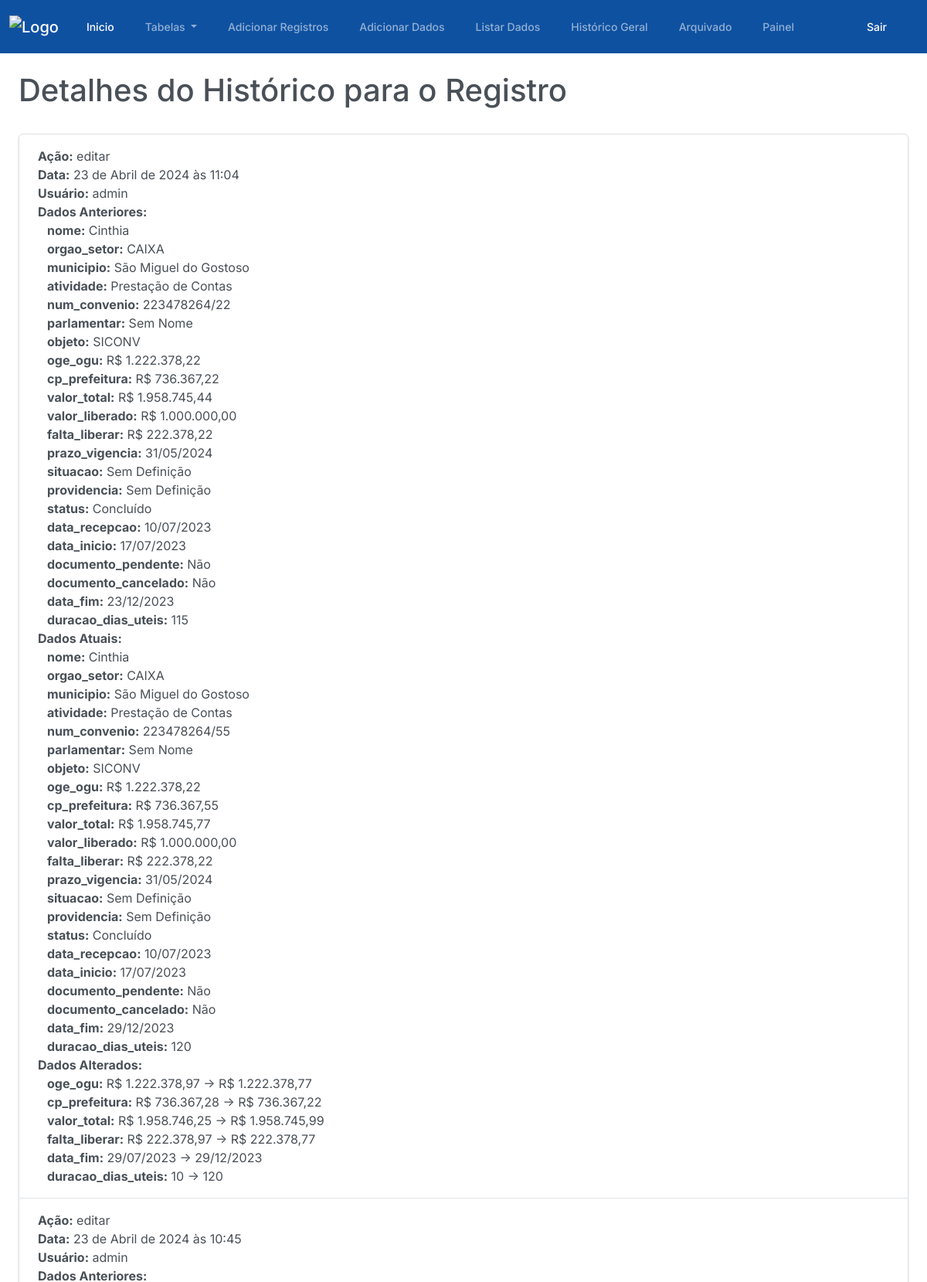
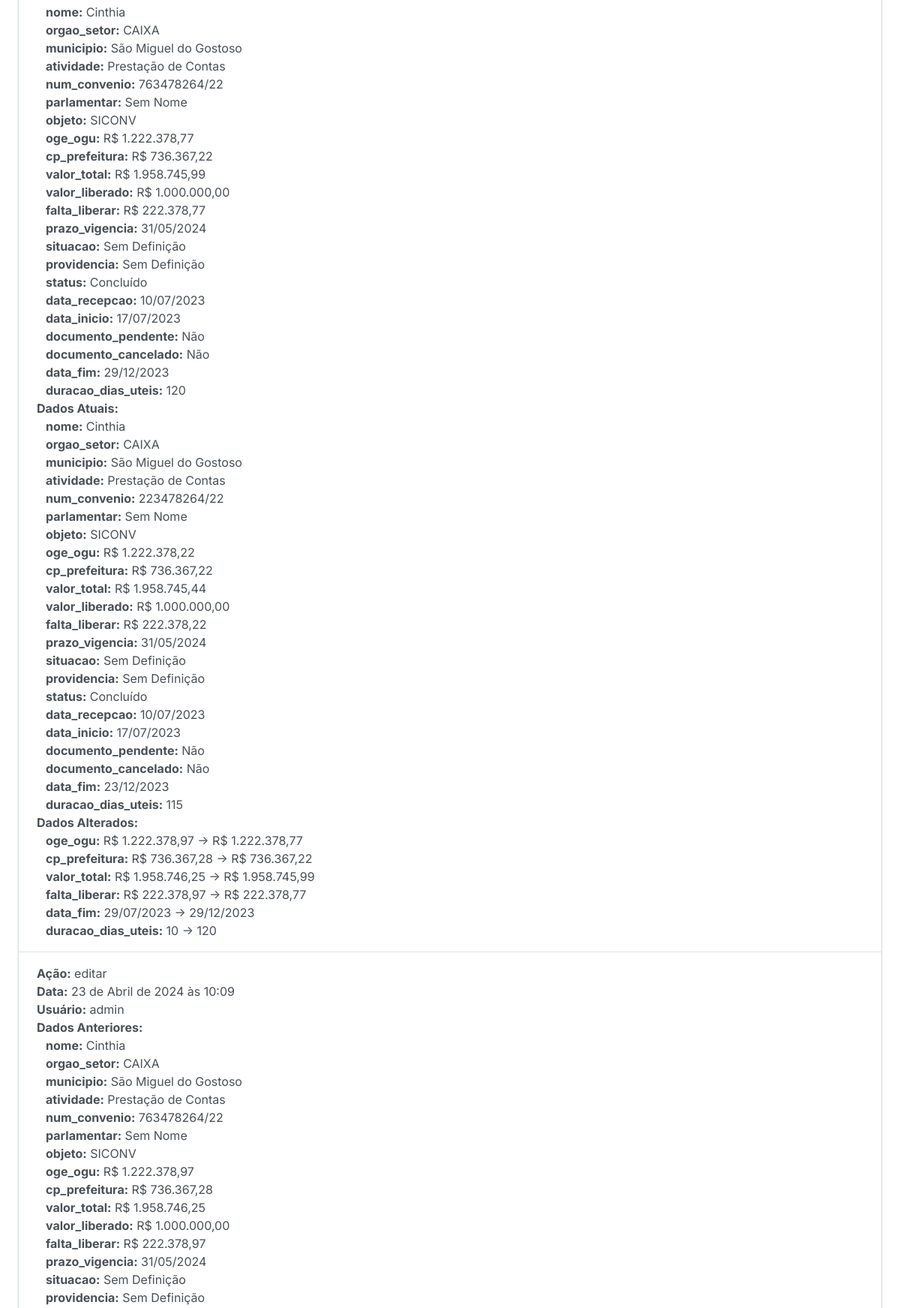
The app's page /historico_detail/10/ (signed in, upper part) with its own data (2 pictures, top to bottom).
### plataforma/models.py (models this page shows, shortened)
class Historico(models.Model):
    usuario = models.ForeignKey(CustomUser, on_delete=models.CASCADE)
    acao = models.CharField(max_length=255)
    data = models.DateTimeField(auto_now_add=True)
    dados_anteriores = models.JSONField(default=dict, encoder=DecimalJSONEncoder)
    registro = models.ForeignKey(RegistroFuncionarios, on_delete=models.CASCADE)
    dados_atuais = models.JSONField(default=dict, encoder=DecimalJSONEncoder)

### autenticar/models.py (models this page shows)
class CustomUser(AbstractUser):
    reset_password_token = models.CharField(max_length=32, blank=True, null=True)
    groups = models.ManyToManyField(
        'auth.Group',
        related_name='customuser_set',
        related_query_name='user',
        blank=True,
        verbose_name='groups',
        help_text='The groups this user belong to. A user will get all permissions granted to each of their groups.',
    )
    user_permissions = models.ManyToManyField(
        'auth.Permission',
        related_name='customuser_set',
        related_query_name='user',
        blank=True,
        verbose_name='user permissions',
        help_text='Specific permissions for this user.'
    )
    is_logged_in = models.BooleanField(default=False)

### plataforma/views.py (the view)
# urls.py: path('historico_detail/<int:registro_id>/', views.historico_detail, name='historico_detail'),
def historico_detail(request, registro_id):
    registro = get_object_or_404(RegistroFuncionarios, id=registro_id)
    hist = Historico.objects.filter(registro=registro).first()
    if hist:
        diff = comparar_valores(hist.dados_anteriores, hist.dados_atuais)
    else:
        diff = []
    historico_registros = Historico.objects.filter(registro_id=registro).order_by('-data')
    context = {
        'historico_registros': historico_registros,
        'registro_id': registro_id,
        'diff': diff
    }
    return render(request, 'historico_detail_template.html', context)

### plataforma/views.py (called while the page is built)
def comparar_valores(historico_dados_anteriores, historico_dados_atuais):
    diff = []
    for key, value_anterior in historico_dados_anteriores.items():
        if key in historico_dados_atuais:
            value_atual = historico_dados_atuais[key]
            if value_atual != value_anterior:
                diff.append((key, value_anterior, value_atual))
    return diff

### plataforma/templates/historico_detail_template.html (shortened to what this page needs)
{% extends "base.html" %}
{% load static %}
{% load humanize %}
{% load custom_filters %}
{% block container %}
    <div class="m-4">
      <h1>Detalhes do Histórico para o Registro</h1> <br>
      <ul class="list-group">
        {% for historico in historico_registros %}
          <li class="list-group-item justify-content-between align-items-center">
            <strong>Ação:</strong> {{ historico.acao }}<br>
            <strong>Data:</strong> {{ historico.data }}<br>
            <strong>Usuário:</strong> {{ historico.usuario }}<br>
            <strong>Dados Anteriores:</strong> <br>
            <div class="container">
              {% for key, value in historico.dados_anteriores.items %}
                <strong>{{ key }}:</strong> {{ value }} <br>
              {% endfor %}
            </div>
            <strong>Dados Atuais:</strong> <br>
            <div class="container">
              {% for key, value in historico.dados_atuais.items %}
                <strong>{{ key }}:</strong> {{ value }} <br>
              {% endfor %}
            </div>
            <strong>Dados Alterados:</strong> <br>
            <div class="container">
              {% for key, value_anterior, value_atual in diff %}
                <strong>{{ key }}:</strong> {{ value_anterior }} -> {{ value_atual }} <br>
              {% endfor %}
            </div>
          </li>
        {% endfor %}
      </ul>
    </div>
{% endblock container %}

### records on screen
Historico: acao "editar", data "23 de Abril de 2024 às 11:04", usuario "admin", dados_anteriores "nome" "orgao_setor" "municipio" "atividade" "num_convenio" "parlamentar" "objeto" "oge_ogu" "cp_prefeitura" "valor_total" "valor_liberado" "falta_liberar" "prazo_vigencia" "situacao" "providencia" "status" "data_recepcao" "data_inicio" "documento_pendente" "documento_cancelado" "data_fim" "duracao_dias_uteis", dados_anteriores "Cinthia" "CAIXA" "São Miguel do Gostoso" "Prestação de Contas" "223478264/22" "Sem Nome" "SICONV" "R$ 1.222.378,22" "R$ 736.367,22" "R$ 1.958.745,44" "R$ 1.000.000,00" "R$ 222.378,22" "31/05/2024" "Sem Definição" "Sem Definição" "Concluído" "10/07/2023" "17/07/2023" "Não" "Não" "23/12/2023" "115", dados_atuais "nome" "orgao_setor" "municipio" "atividade" "num_convenio" "parlamentar" "objeto" "oge_ogu" "cp_prefeitura" "valor_total" "valor_liberado" "falta_liberar" "prazo_vigencia" "situacao" "providencia" "status" "data_recepcao" "data_inicio" "documento_pendente" "documento_cancelado" "data_fim" "duracao_dias_uteis", dados_atuais "Cinthia" "CAIXA" "São Miguel do Gostoso" "Prestação de Contas" "223478264/55" "Sem Nome" "SICONV" "R$ 1.222.378,22" "R$ 736.367,55" "R$ 1.958.745,77" "R$ 1.000.000,00" "R$ 222.378,22" "31/05/2024" "Sem Definição" "Sem Definição" "Concluído" "10/07/2023" "17/07/2023" "Não" "Não" "29/12/2023" "120", diff "oge_ogu" "cp_prefeitura" "valor_total" "falta_liberar" "data_fim" "duracao_dias_uteis", diff "R$ 1.222.378,97" "R$ 736.367,28" "R$ 1.958.746,25" "R$ 222.378,97" "29/07/2023" "10", diff "R$ 1.222.378,77" "R$ 736.367,22" "R$ 1.958.745,99" "R$ 222.378,77" "29/12/2023" "120"
Historico: acao "editar", data "23 de Abril de 2024 às 10:45", usuario "admin", dados_anteriores "nome" "orgao_setor" "municipio" "atividade" "num_convenio" "parlamentar" "objeto" "oge_ogu" "cp_prefeitura" "valor_total" "valor_liberado" "falta_liberar" "prazo_vigencia" "situacao" "providencia" "status" "data_recepcao" "data_inicio" "documento_pendente" "documento_cancelado" "data_fim" "duracao_dias_uteis", dados_anteriores "Cinthia" "CAIXA" "São Miguel do Gostoso" "Prestação de Contas" "763478264/22" "Sem Nome" "SICONV" "R$ 1.222.378,77" "R$ 736.367,22" "R$ 1.958.745,99" "R$ 1.000.000,00" "R$ 222.378,77" "31/05/2024" "Sem Definição" "Sem Definição" "Concluído" "10/07/2023" "17/07/2023" "Não" "Não" "29/12/2023" "120", dados_atuais "nome" "orgao_setor" "municipio" "atividade" "num_convenio" "parlamentar" "objeto" "oge_ogu" "cp_prefeitura" "valor_total" "valor_liberado" "falta_liberar" "prazo_vigencia" "situacao" "providencia" "status" "data_recepcao" "data_inicio" "documento_pendente" "documento_cancelado" "data_fim" "duracao_dias_uteis", dados_atuais "Cinthia" "CAIXA" "São Miguel do Gostoso" "Prestação de Contas" "223478264/22" "Sem Nome" "SICONV" "R$ 1.222.378,22" "R$ 736.367,22" "R$ 1.958.745,44" "R$ 1.000.000,00" "R$ 222.378,22" "31/05/2024" "Sem Definição" "Sem Definição" "Concluído" "10/07/2023" "17/07/2023" "Não" "Não" "23/12/2023" "115", diff "oge_ogu" "cp_prefeitura" "valor_total" "falta_liberar" "data_fim" "duracao_dias_uteis", diff "R$ 1.222.378,97" "R$ 736.367,28" "R$ 1.958.746,25" "R$ 222.378,97" "29/07/2023" "10", diff "R$ 1.222.378,77" "R$ 736.367,22" "R$ 1.958.745,99" "R$ 222.378,77" "29/12/2023" "120"
Historico: acao "editar", data "23 de Abril de 2024 às 10:09", usuario "admin", dados_anteriores "nome" "orgao_setor" "municipio" "atividade" "num_convenio" "parlamentar" "objeto" "oge_ogu" "cp_prefeitura" "valor_total" "valor_liberado" "falta_liberar" "prazo_vigencia" "situacao" "providencia", dados_anteriores "Cinthia" "CAIXA" "São Miguel do Gostoso" "Prestação de Contas" "763478264/22" "Sem Nome" "SICONV" "R$ 1.222.378,97" "R$ 736.367,28" "R$ 1.958.746,25" "R$ 1.000.000,00" "R$ 222.378,97" "31/05/2024" "Sem Definição" "Sem Definição"
